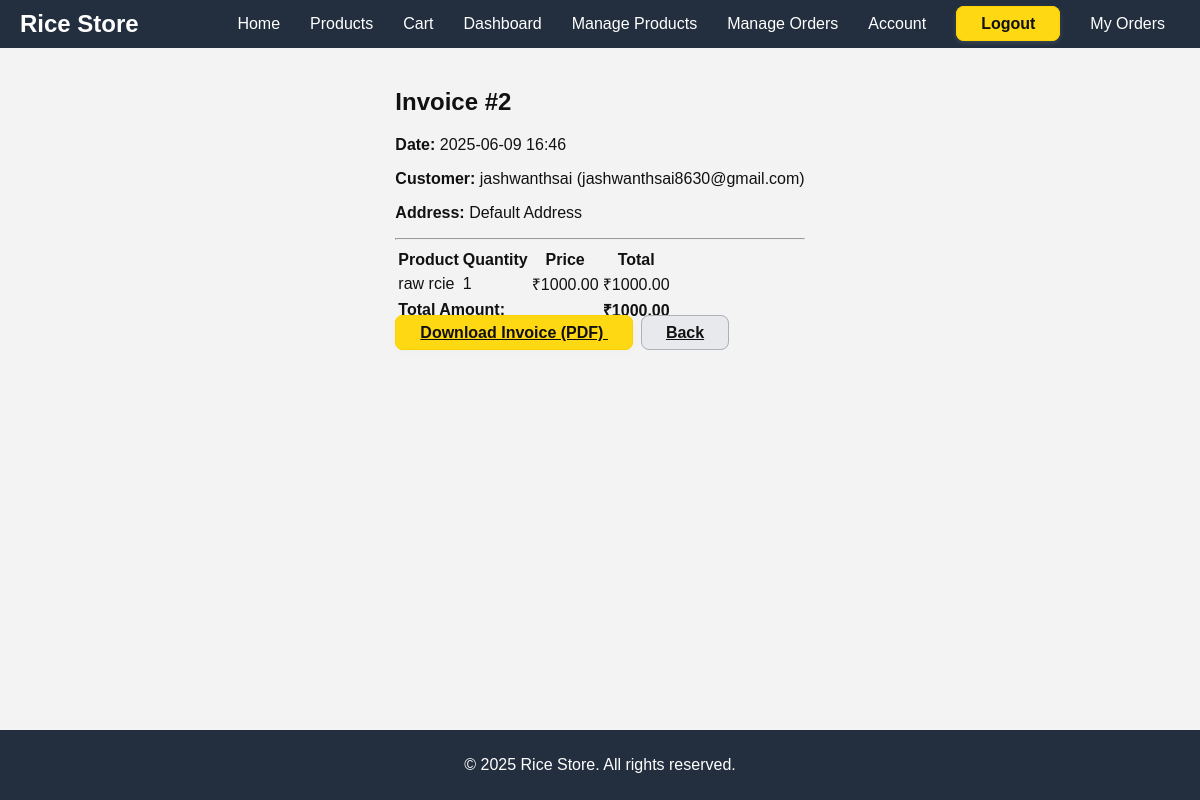
Page /invoice/2 (signed in) on the committed database.
### main.py (models this page shows, shortened)
class Order(db.Model):
    id = db.Column(db.Integer, primary_key=True)
    user_id = db.Column(db.Integer, db.ForeignKey('user.id'), nullable=False)
    order_date = db.Column(db.DateTime, nullable=False, default=datetime.utcnow)
    total_amount = db.Column(db.Float, nullable=False)
    status = db.Column(db.String(20), nullable=False, default='Pending')  # e.g., Pending, Shipped, Delivered, Cancelled
    address = db.Column(db.String(200), nullable=False, default='Default Address')  # Added address field with default value
    order_items = db.relationship('OrderItem', backref='order', lazy=True)

class User(db.Model, UserMixin):
    id = db.Column(db.Integer, primary_key=True)
    username = db.Column(db.String(20), unique=True, nullable=False)
    email = db.Column(db.String(120), unique=True, nullable=False)
    image_file = db.Column(db.String(20), nullable=False, default='default.jpg')
    password = db.Column(db.String(60), nullable=False)
    role = db.Column(db.String(10), nullable=False, default='user')  # 'user' or 'admin'
    cart_items = db.relationship('CartItem', backref='owner', lazy=True)
    orders = db.relationship('Order', backref='customer', lazy=True)
    phone_number = db.Column(db.String(20), nullable=True)  # Added for demonstration if not already there

class OrderItem(db.Model):
    id = db.Column(db.Integer, primary_key=True)
    order_id = db.Column(db.Integer, db.ForeignKey('order.id'), nullable=False)
    product_id = db.Column(db.Integer, db.ForeignKey('product.id'), nullable=False)
    quantity = db.Column(db.Integer, nullable=False)
    price_at_purchase = db.Column(db.Float, nullable=False)  # Price at the time of order

class Product(db.Model):
    id = db.Column(db.Integer, primary_key=True)
    name = db.Column(db.String(100), nullable=False)
    description = db.Column(db.Text, nullable=False)
    price = db.Column(db.Float, nullable=False)
    stock = db.Column(db.Integer, nullable=False, default=0)
    image_file = db.Column(db.String(20), nullable=False, default='default_product.png')
    category = db.Column(db.String(50), nullable=True)  # e.g., Basmati, Sona Masuri, Brown Rice
    cart_item_rel = db.relationship('CartItem', backref='product', lazy=True)
    order_item_rel = db.relationship('OrderItem', backref='product', lazy=True)

### main.py (the view)
@app.route('/invoice/<int:order_id>')
@login_required
def invoice(order_id):
    order = Order.query.get_or_404(order_id)
    if order.user_id != current_user.id and current_user.role != 'admin':
        abort(403)
    return render_template('invoice.html', order=order, title=f'Invoice #{order.id}')

### main.py (called while the page is built)
@login_manager.user_loader
def load_user(user_id):
    return User.query.get(int(user_id))

@app.context_processor
def inject_global_data():
    return dict(current_year=datetime.utcnow().year)

### templates/invoice.html (shortened to what this page needs)
{% extends "base.html" %}
{% block content %}
<div class="container mt-5">
    <div class="card">
        <div class="card-header">
            <h2>Invoice #{{ order.id }}</h2>
        </div>
        <div class="card-body">
            <p><strong>Date:</strong> {{ order.order_date.strftime('%Y-%m-%d %H:%M') }}</p>
            <p><strong>Customer:</strong> {{ order.customer.username }} ({{ order.customer.email }})</p>
            <p><strong>Address:</strong> {{ order.address }}</p>
            <hr>
            <table class="table">
                <thead>
                    <tr>
                        <th>Product</th>
                        <th>Quantity</th>
                        <th>Price</th>
                        <th>Total</th>
                    </tr>
                </thead>
                <tbody>
                    {% for item in order.order_items %}
                    <tr>
                        <td>{{ item.product.name }}</td>
                        <td>{{ item.quantity }}</td>
                        <td>&#8377;{{ '%.2f' % item.price_at_purchase }}</td>
                        <td>&#8377;{{ '%.2f' % (item.quantity * item.price_at_purchase) }}</td>
                    </tr>
                    {% endfor %}
                </tbody>
                <tfoot>
                    <tr>
                        <td colspan="3" class="text-end"><strong>Total Amount:</strong></td>
                        <td><strong>&#8377;{{ '%.2f' % order.total_amount }}</strong></td>
                    </tr>
                </tfoot>
            </table>
            <div class="mt-4 d-flex gap-2">
                <a id="downloadBtn" href="{{ url_for('download_invoice', order_id=order.id) }}" class="btn-amazon" download>
                    Download Invoice (PDF)
                </a>
                <a href="{{ url_for('orders') }}" class="btn-amazon-secondary">Back</a>
            </div>
        </div>
    </div>
</div>
{% endblock %}

### static/main.css (style rules this page uses)
body { margin: 0; padding: 0; display: flex; flex-direction: column; min-height: 100vh; font-family: Arial, sans-serif; background-color: #eaeded; color: #111; }
.btn-amazon { background-color: #ffd814; color: #111; border: 1px solid #fcd200; border-radius: 8px; font-weight: bold; padding: 8px 24px; box-shadow: 0 2px 5px rgba(213, 217, 217, 0.15); transition: background 0.2s, box-shadow 0.2s; }

### templates/base.html (style rules this page uses)
body { background-color: #f3f3f3; font-family: 'Amazon Ember', Arial, sans-serif; color: #111; }
.btn-amazon { background-color: #ffd814; color: #111; border: 1px solid #fcd200; border-radius: 8px; font-weight: bold; padding: 8px 24px; box-shadow: 0 2px 5px rgba(213, 217, 217, 0.15); transition: background 0.2s, box-shadow 0.2s; }
.btn-amazon-secondary { background-color: #e7e9ec; color: #111; border: 1px solid #adb1b8; border-radius: 8px; font-weight: bold; padding: 8px 24px; margin-left: 8px; transition: background 0.2s, box-shadow 0.2s; }

### rows in the picture
Order: id "2", order_date "2025-06-09 16:46", address "Default Address", total_amount "1000.00"
User: customer.username "jashwanthsai", customer.email "jashwanthsai8630@gmail.com"
OrderItem: product.name "raw rcie", quantity "1", price_at_purchase "1000.00", item.quantity*item.price_at_purchase "1000.00"
